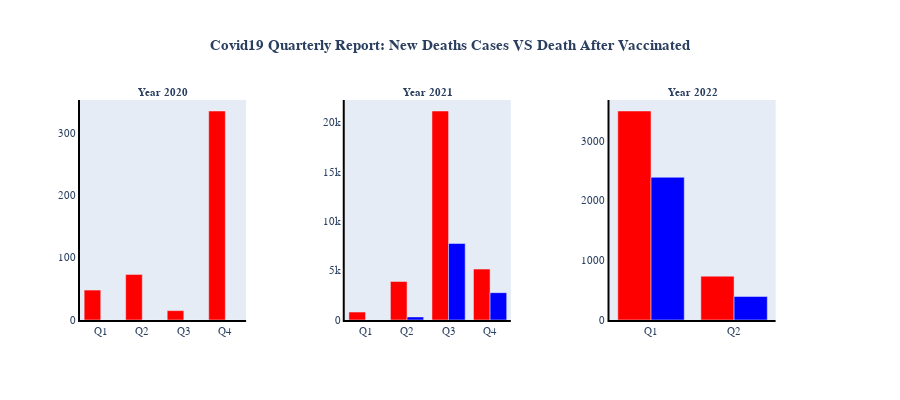

The notebook cell saved with this chart:
### Code cell
fig = make_subplots(rows=1, cols=3, specs=[[{'secondary_y': True}, {'secondary_y': True},
                                            {'secondary_y': True}]],
                    
subplot_titles=('<b>Year 2020</b>',
                '<b>Year 2021</b>',
                '<b>Year 2022</b>'))
#Graph 1
fig.append_trace(go.Bar(x = q_graph_2020['Year'], y = q_graph_2020['Death Cases'],
                        name='Death Cases',marker_color='red'),row=1, col=1)
fig.append_trace(go.Bar(x = q_graph_2020['Year'], y = q_graph_2020['Deaths Vax.'],
                        name='Deaths Vax.',marker_color='blue'),row=1, col=1)
#Graph 2
fig.append_trace(go.Bar(x = q_graph_2021['Year'], y = q_graph_2021['Death Cases'],
                        name='Death Cases',marker_color='red'),row=1, col=2)
fig.append_trace(go.Bar(x = q_table_2021['Year'], y = q_graph_2021['Deaths Vax.'],
                        name='Deaths Vax.',marker_color='blue'),row=1, col=2)
#Graph 3
fig.append_trace(go.Bar(x = q_graph_2022['Year'], y = q_graph_2022['Death Cases'],
                        name='Death Cases',marker_color='red'),row=1, col=3)
fig.append_trace(go.Bar(x = q_graph_2022['Year'], y = q_graph_2022['Deaths Vax.'],
                        name='Deaths Vax.',marker_color='blue'),row=1, col=3)

#Update Fonts & Size
fig.update_annotations(font=dict(family="Helvetica", size=11))
fig.update_layout(font=dict(family="Helvetica", size=11))
fig.update_layout(height=400,showlegend=False,
                  title_text='<b>Covid19 Quarterly Report: New Deaths Cases VS Death After Vaccinated</b>',
                  title_x=0.5)
fig.update_xaxes(showgrid=False, zeroline=False, showline=True, linewidth=2, linecolor='black')
fig.update_yaxes(showgrid=False, zeroline=False, showline=True, linewidth=2, linecolor='black')

#Plotting the graph
fig.show()

### Figure 1 — Plotly figure (JSON) as saved in the notebook; plotly's stock layout.template omitted (floating-point values rounded to 4 significant figures)
{"data": [{"marker": {"color": "red"}, "name": "Death Cases", "type": "bar", "x": ["Q1", "Q2", "Q3", "Q4"], "xaxis": "x", "y": [48, 73, 15, 335], "yaxis": "y"}, {"marker": {"color": "blue"}, "name": "Deaths Vax.", "type": "bar", "x": ["Q1", "Q2", "Q3", "Q4"], "xaxis": "x", "y": [0, 0, 0, 0], "yaxis": "y"}, {"marker": {"color": "red"}, "name": "Death Cases", "type": "bar", "x": ["Q1", "Q2", "Q3", "Q4"], "xaxis": "x2", "y": [801, 3898, 21162, 5155], "yaxis": "y3"}, {"marker": {"color": "blue"}, "name": "Deaths Vax.", "type": "bar", "x": ["Q1", "Q2", "Q3", "Q4", "Total"], "xaxis": "x2", "y": [1, 309, 7747, 2768], "yaxis": "y3"}, {"marker": {"color": "red"}, "name": "Death Cases", "type": "bar", "x": ["Q1", "Q2"], "xaxis": "x3", "y": [3496, 733], "yaxis": "y5"}, {"marker": {"color": "blue"}, "name": "Deaths Vax.", "type": "bar", "x": ["Q1", "Q2"], "xaxis": "x3", "y": [2388, 394], "yaxis": "y5"}], "layout": {"annotations": [{"font": {"family": "Helvetica", "size": 11}, "showarrow": false, "text": "<b>Year 2020</b>", "x": 0.1122, "xanchor": "center", "xref": "paper", "y": 1, "yanchor": "bottom", "yref": "paper"}, {"font": {"family": "Helvetica", "size": 11}, "showarrow": false, "text": "<b>Year 2021</b>", "x": 0.47, "xanchor": "center", "xref": "paper", "y": 1, "yanchor": "bottom", "yref": "paper"}, {"font": {"family": "Helvetica", "size": 11}, "showarrow": false, "text": "<b>Year 2022</b>", "x": 0.8278, "xanchor": "center", "xref": "paper", "y": 1, "yanchor": "bottom", "yref": "paper"}], "font": {"family": "Helvetica", "size": 11}, "height": 400, "showlegend": false, "title": {"text": "<b>Covid19 Quarterly Report: New Deaths Cases VS Death After Vaccinated</b>", "x": 0.5}, "xaxis": {"anchor": "y", "domain": [0, 0.2244], "linecolor": "black", "linewidth": 2, "showgrid": false, "showline": true, "zeroline": false}, "xaxis2": {"anchor": "y3", "domain": [0.3578, 0.5822], "linecolor": "black", "linewidth": 2, "showgrid": false, "showline": true, "zeroline": false}, "xaxis3": {"anchor": "y5", "domain": [0.7156, 0.94], "linecolor": "black", "linewidth": 2, "showgrid": false, "showline": true, "zeroline": false}, "yaxis": {"anchor": "x", "domain": [0, 1], "linecolor": "black", "linewidth": 2, "showgrid": false, "showline": true, "zeroline": false}, "yaxis2": {"anchor": "x", "linecolor": "black", "linewidth": 2, "overlaying": "y", "showgrid": false, "showline": true, "side": "right", "zeroline": false}, "yaxis3": {"anchor": "x2", "domain": [0, 1], "linecolor": "black", "linewidth": 2, "showgrid": false, "showline": true, "zeroline": false}, "yaxis4": {"anchor": "x2", "linecolor": "black", "linewidth": 2, "overlaying": "y3", "showgrid": false, "showline": true, "side": "right", "zeroline": false}, "yaxis5": {"anchor": "x3", "domain": [0, 1], "linecolor": "black", "linewidth": 2, "showgrid": false, "showline": true, "zeroline": false}, "yaxis6": {"anchor": "x3", "linecolor": "black", "linewidth": 2, "overlaying": "y5", "showgrid": false, "showline": true, "side": "right", "zeroline": false}}}
